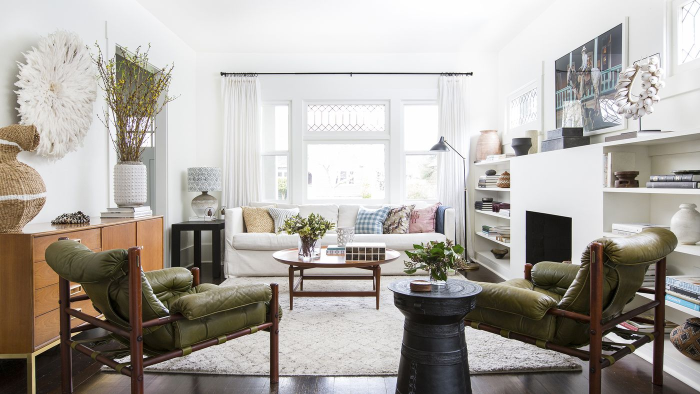
#> input picture Image-Preprocess/background-images/1.jpg, 1400 x 788 px (shown at 1/2 size)
$ jupyter execute --allow-errors Image_augment.ipynb
#> lines starting #> are read from the running program, lines starting #| are printed output that depends on the picture
[cell 1]
from os import listdir, makedirs
from os.path import isfile, isdir, join
import cv2
import copy
import json
import numpy as np

def open_temp_db():
    db = []
    dorsal_acupunctures = {'양계':'yanggye', '양지':'yangji', '외관':'oegwan', '양곡':'yanggok',
                            '합곡':'hapgok', '중저':'jungjer', '삼간':'samgan', '이간':'egan',
                            '액문':'ekmoon','상양':'sangyang','중층':'jungcheung','소충':'sochung',
                            '소택':'sotack','관충':'gwanchung', '휴게': 'hugye'}
    palmar_acupunctures = {'신문':'shinmoon','대릉':'daereung','태연':'taeyeon','어제':'urjae',
                            '소부':'sobu','노궁':'nogung','소상':'sosang'}

    db.append(dorsal_acupunctures)
    db.append(palmar_acupunctures)
    return db

def make_path_tuple(acupuncture_info, changed_hands_path):
    path = []
    for _ in changed_hands_path:
        for f in listdir(_):
            hand_pos = (_.split('/')[2]).strip(f'{acupuncture_info}_')
            path.append((join(_,f), hand_pos))
    return path

def is_acupuncture(ac, db):
#> called with ac = '상양'
    flag = False
    for _ in db:
        if ac in _:
            flag = True
            ac = _.get(ac)
            return ac
    if not flag:
        print("Can't find acupuncture info")
        exit()

def open_json_file(file_path):
#> called with file_path = './json_data/sangyang_info.json'
    if isfile(file_path):
        with open(file_path, 'r') as json_file:
#> (reads Image-Preprocess/sangyang/sangyang_info.json from the repository)
            json_data = json.load(json_file)
        return json_data
    else:
        print("json file doesn't exist")
        exit()

def save_json_file(json_data):
    with open(json_file, 'w') as outfile:
        json.dump(json_data, outfile, indent='\t')

def save_json_file2(json_data, json_file):
    with open(json_file, 'w') as outfile:
        json.dump(json_data, outfile, indent='\t')

# [49 lines left out: functions rotate_bound, rotate_box, not called in this run]

def translate_image(images_info, json_data, xmove):

    save_directory = f'./{acupuncture_info}/_translated'
    if not(isdir(save_directory)):
        makedirs(save_directory)

    for i in range(0, len(images_info)):
        img_path = images_info[i][0]
        img_hand_pos = images_info[i][1]
        img = cv2.imread(img_path, cv2.IMREAD_UNCHANGED)
        img_id = ((img_path.split('/')[-1]).split('_')[-1]).split('.')[0]
        rows,cols = img.shape[:2]

        # translate x-axis and y-axis of the image
        M = np.float32([[1,0,xmove],[0,1,0]])
        dst = cv2.warpAffine(img, M, (cols,rows))

        if xmove > 0:
            for row in range(len(dst)):
                for col in range(xmove):
                    if np.array_equal(dst[row,col], np.array([0,0,0])):
                        dst[row,col] = np.array([255,255,255])
        else:
            for row in range(len(dst)):
                for col in range(len(dst[row])-1,len(dst[row])+xmove-1,-1):
                    if np.array_equal(dst[row,col], np.array([0,0,0])):
                        dst[row,col] = np.array([255,255,255])


        acupuncture_id = f"{acupuncture_info}_{img_id}"
        x, y, xy = json_data[acupuncture_id][1].values()

        acupuncture_new_id = acupuncture_id + f'_tr{xmove}' if xmove >= 0 else acupuncture_id + f'_tr{xmove}'

        json_data[acupuncture_new_id] = list()
        json_data[acupuncture_new_id].append({
            "acup_info": f"{acupuncture_info}",
            "hand_pos": f"{img_hand_pos}",
            "acup_size": f"{acupuncture_size}"
        })
        json_data[acupuncture_new_id].append({
            "acup_coord_x": x + xmove,
            "acup_coord_y": y,
            "acup_coord": (x + xmove, y)
        })

        cv2.imwrite('./{0}/{1}.png'.format(save_directory, acupuncture_new_id), dst)


    save_json_file(json_data)

def scaling_image(images_info, json_data, dim):

    save_directory = f'./{acupuncture_info}/_scaled'
    if not(isdir(save_directory)):
        makedirs(save_directory)

    x_offset = [0, 80, 160, 240]
    # x_offset = [0, 20, 40, 60, 80, 100, 120, 140, 160, 180]

    for i in range(0, len(images_info)):
        img_path = images_info[i][0]
        img_hand_pos = images_info[i][1]

        img = cv2.resize(cv2.imread(img_path, cv2.IMREAD_UNCHANGED), dsize=(dim,dim))
        img_id = ((img_path.split('/')[-1]).split('_')[-1]).split('.')[0]
        height, width = img.shape[:2]

        blank_image = np.zeros((700,700,3), np.uint8)
        blank_image[:,:] = (255,255,255)
        l_img = blank_image.copy()
        for xmove in x_offset:
            if dim + xmove < 700:
                for row in range(len(img)):
                    for col in range(len(img)):
                        l_img[row, col+xmove] = img[row, col]

                acupuncture_id = f"{acupuncture_info}_{img_id}"
                acupuncture_new_id = acupuncture_id + f'_sc{dim}_tr{xmove}'
                x, y, xy = json_data[acupuncture_id][1].values()
                new_x, new_y = x * dim / 700 + xmove, y * dim / 700
                new_xy = (new_x, new_y)

                json_data[acupuncture_new_id] = list()
                json_data[acupuncture_new_id].append({
                    "acup_info": f"{acupuncture_info}",
                    "hand_pos": f"{img_hand_pos}",
                    "acup_size": f"{acupuncture_size}"
                })
                json_data[acupuncture_new_id].append({
                    "acup_coord_x": new_x,
                    "acup_coord_y": new_y,
                    "acup_coord": new_xy
                })

                cv2.imwrite(f'./{save_directory}/{acupuncture_new_id}.png', l_img)
                l_img = blank_image.copy()
    save_json_file(json_data)


# [24 lines left out: function clear_background, not called in this run]

def fill_background_image(images_info, json_data):

    save_directory = f'./{acupuncture_info}/_filled'
    if not(isdir(save_directory)):
        makedirs(save_directory)

    json_new = dict()

    for i in range(0, len(images_info)):
        img_path = images_info[i][0]
        img_hand_pos = images_info[i][1]
        img_id = ((img_path.split('/')[-1]).split('_')[-1]).split('.')[0]

        # read the image file, then generate rotated image
        img = clear_background(cv2.imread(img_path, cv2.IMREAD_UNCHANGED))
        height, width = img.shape[:2]
   #     b_images = [(f,join('./background-images', f)) for f in listdir('./background-images')]
    #    b_image =
  #      print(b_images)

        # fill the image background
        for _ in b_images:
            b_image = cv2.resize(cv2.imread(_[1], cv2.IMREAD_UNCHANGED), dsize=(700,700))
            l_img = img.copy()
            for row in range(height):
                for col in range(width):
                    if np.array_equal(l_img[row,col], np.array([255,255,255])):
                        l_img[row, col] = b_image[row,col]

            acupuncture_id = f"{acupuncture_info}_{img_id}"
            acupuncture_new_id = acupuncture_id + f'_fil_{_[0]}'
            x, y, xy = json_data[acupuncture_id][1].values()

            json_new[acupuncture_new_id] = list()
            json_new[acupuncture_new_id].append({
                "acup_info": f"{acupuncture_info}",
                "hand_pos": f"{img_hand_pos}"
            })
            json_new[acupuncture_new_id].append({
                "acup_coord": xy
            })

            cv2.imwrite(f'./{save_directory}/{acupuncture_new_id}.png', l_img)

            # cv2.imshow(_[0], l_img)
            # cv2.waitKey(0)
            # cv2.destroyAllWindows

    save_json_file2(json_new, save_directory + '/' + acupuncture_info + '_fill.json')


##############################################################################################

# 혈점 정보, 점 사이즈, 손 위치 입력
# acupuncture_info = input('혈자리를 입력해주세요. ex) 소충 ')
acupuncture_info = "상양"

##############################################################################################

x_moves = [-60, 60]
dimensions = [400,500]
angles = [-45]

acupuncture_size = 3
acupuncture_db = open_temp_db()
acupuncture_info = is_acupuncture(acupuncture_info, acupuncture_db)

hand_path_frst = f'./{acupuncture_info}/{acupuncture_info}_dorsal_left/'
hand_path_scnd = f'./{acupuncture_info}/{acupuncture_info}_dorsal_right/'
hand_path_thrd = f'./{acupuncture_info}/{acupuncture_info}_palmar_left/'
hand_path_frth = f'./{acupuncture_info}/{acupuncture_info}_palmar_right/'

temp_paths = [hand_path_frst, hand_path_scnd, hand_path_thrd, hand_path_frth]
changed_hands_path = [p+'org' for p in temp_paths if isdir(p)]

json_file = "./json_data/{}_info.json".format(acupuncture_info)
json_data = open_json_file(json_file)

images_info = sorted(make_path_tuple(acupuncture_info, changed_hands_path), key=lambda x:x[1])

[cell 2]
import os
os.getcwd()

[cell 3]
from PIL import Image
import matplotlib.pyplot as plt
import numpy as np

dir1 = './background-images/'
im1 = plt.imread(dir1 + '1.jpg')
#> im1 is the input picture: shape (788, 1400, 3); mean R, G, B 172.9, 168.3, 162.6
im2 = plt.imread(dir1 + '2.jpg')
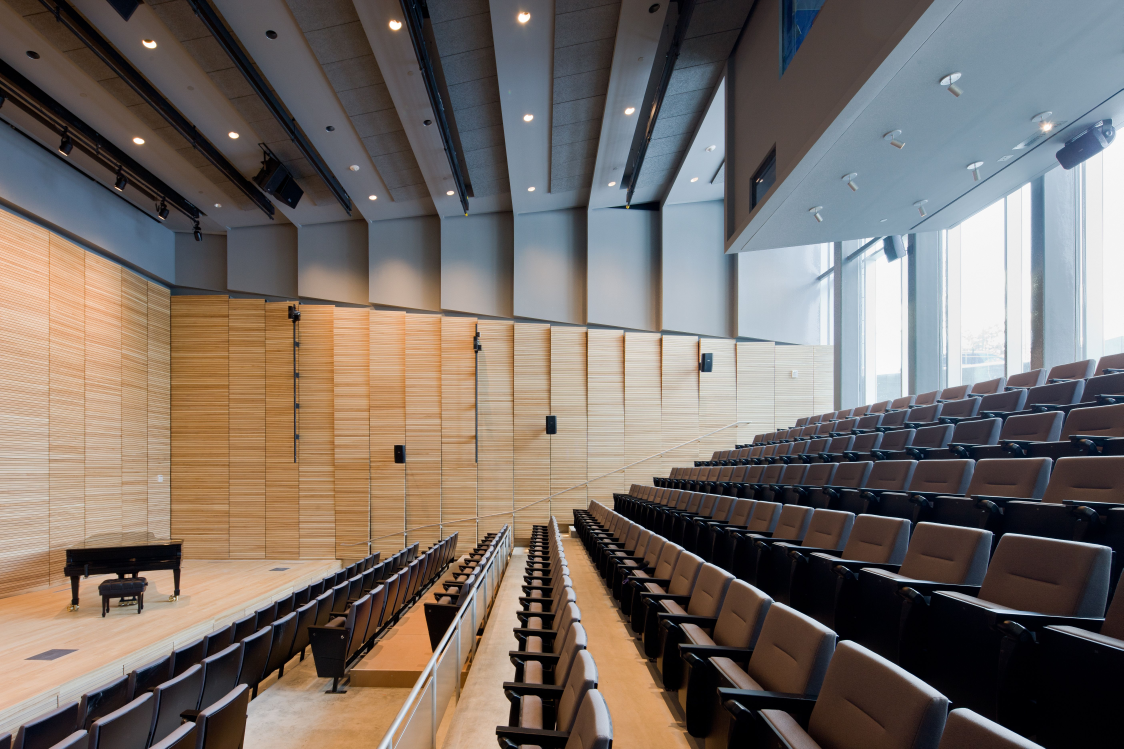
#> input picture Image-Preprocess/background-images/2.jpg, 5616 x 3744 px (shown at 1/5 size)
#> im2 is the input picture: shape (3744, 5616, 3); mean R, G, B 118.8, 109.5, 103.2
im3 = plt.imread(dir1 + '3.jpg')
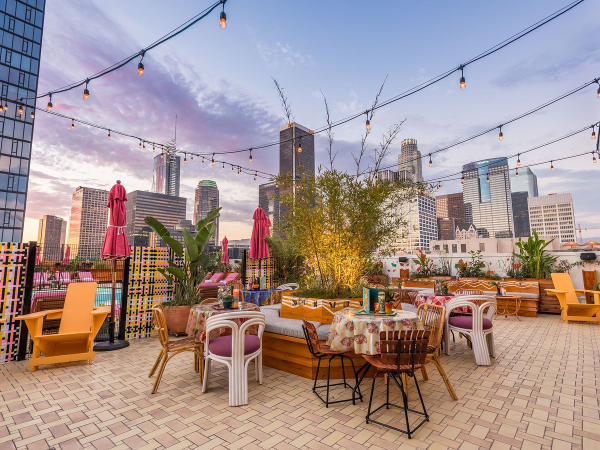
#> input picture Image-Preprocess/background-images/3.jpg, 1200 x 900 px (shown at 1/2 size)
#> im3 is the input picture: shape (900, 1200, 3); mean R, G, B 164.1, 146.1, 144
im4 = plt.imread(dir1 + '4.jpg')
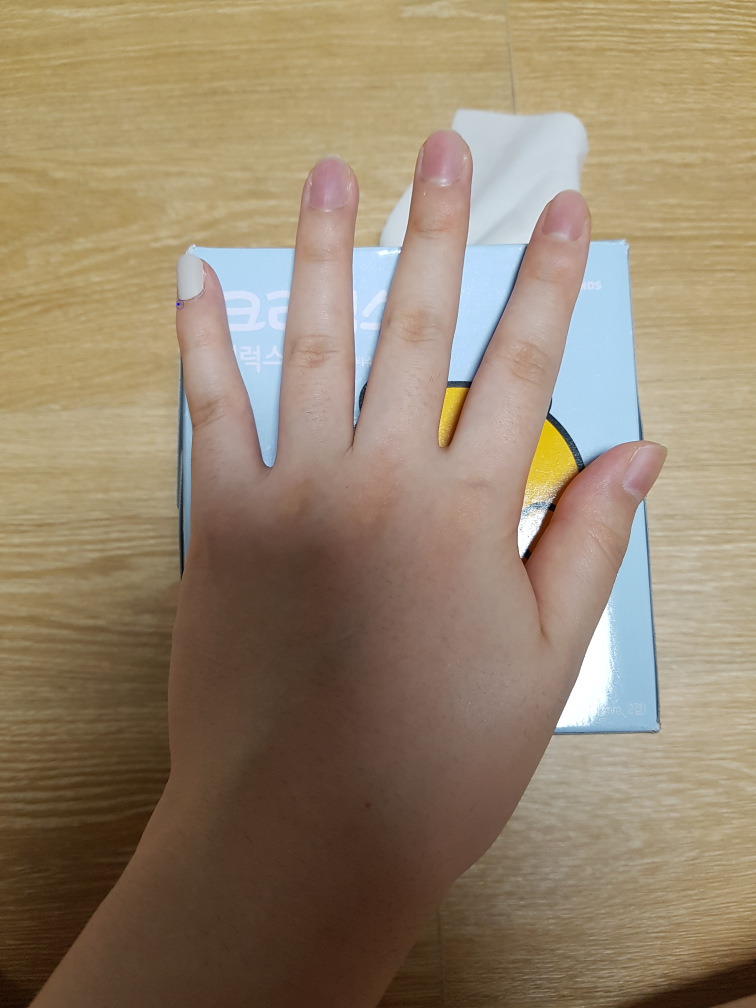
#> input picture CV_DeepLearning/testdata/target/4.jpg, 3024 x 4032 px, found by its file name (shown at 1/4 size)
#> im4 is the input picture: shape (4032, 3024, 3); mean R, G, B 149.5, 131.9, 108.4

imlist = [im1, im2, im3, im4]

def rand_crop_img (img, size = 250, change_col = True, *args):
    '''
    gets nd array greater than (256x256) as an input
    returns randomly cropped image (256x256) as an output
    channel values are uint of 0 to 255
    '''
    if img.dtype == 'float32':
        img = (img * 255 / np.max(img)).astype('uint8')
    im_pil = Image.fromarray(img.astype('uint8'), 'RGB')

    x_c = np.random.randint(0, im_pil.size[0] - size)
    y_c = np.random.randint(0, im_pil.size[1] - size)
    img_cropped = im_pil.crop((x_c, y_c, x_c + size, y_c + size))
    img_cropped = np.asarray(img_cropped) / 255.0

    if change_col == True:
        # change color distn
        for j in range(3):
            img_cropped[:, :, j] = (img_cropped[:, :, j] + np.random.uniform(0, 0.25) ) / 2.0
            img_cropped = img_cropped / np.max(img_cropped)

    return img_cropped

random_indx = np.random.randint(low = 1,high = 5, size = len(imlist))
#> random_indx = [1, 4, 2, 1]
print('testing images')
plt.imshow(rand_crop_img(imlist[random_indx[0]]))
#> in rand_crop_img, `img_cropped = im_pil.crop((x_c, y_c, x_c + size, y_c + size))`:
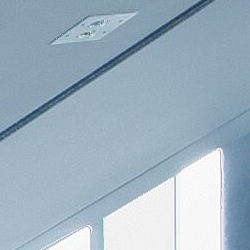
#> img_cropped: PIL image 250x250 RGB; mean R, G, B 159.1, 178.6, 193
#> the loop in rand_crop_img, `for j in range(3):` made 3 passes
#> pass 1, in rand_crop_img, `img_cropped = img_cropped / np.max(img_cropped)`:
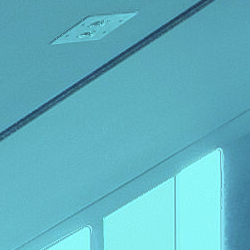
#> img_cropped: shape (250, 250, 3) float64; mean R, G, B 0.38, 0.7, 0.757
#> pass 2, in rand_crop_img, `img_cropped = img_cropped / np.max(img_cropped)`:
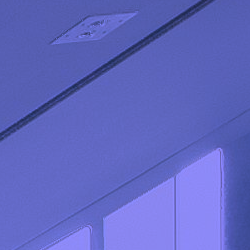
#> img_cropped: shape (250, 250, 3) float64; mean R, G, B 0.38, 0.403, 0.757

#> (a cell that did not finish here is left out)

#### testing

[cell 5]
os.chdir('..')
os.chdir('./CV_DeepLearning')
#os.listdir('./Acu_Dataset/sangyang/org')
os.getcwd() # 'C:\\Users\\NormalKim\\[0_BigData_Acu]\\Acupuncture-Points\\CV_DeepLearning'

[cell 6]
if not(isdir('./Acu_Dataset')):
    makedirs('./Acu_Dataset')

org_path = './Acu_Dataset/sangyang/org'
#> (the rest of this cell did not finish here and is left out)

#### rotate

[cell 7]
org_path = './Acu_Dataset/sangyang/org'
json_data = open_json_file('./Acu_Dataset/sangyang/sangyang_info.json')
save_name = 'rotated'
save_path = './Acu_Dataset/sangyang/'
angle_list = np.random.randint(low = -180, high = 180, size = 3)
#> (the rest of this cell did not finish here and is left out)

#### merge directory

[cell 8]
left_dir = './sangyang/sangyang_dorsal_left/org'
right_dir = './sangyang/sangyang_dorsal_right/org'
#> (the rest of this cell did not finish here and is left out)

[cell 9]
os.getcwd()

[cell 10]
#rotate_image_trnsfm(images_info, json_data, x_moves[1])
scaling_image(images_info, json_data, dimensions[0])

[cell 11]
# image transformation
##############################################################################################
# 배경화면 채우기
fill_background_image(images_info, json_data)

# 이미지 좌우측으로 움직이기
for i in range(len(x_moves)):
    translate_image(images_info, json_data, x_moves[i])

# 이미지 좌우측 움직이기 + 축소시키기
for i in range(len(dimensions)):
    scaling_image(images_info, json_data, dimensions[i])

# 이미지 돌리기
#> (the rest of this cell did not finish here and is left out)

[cell 12]
json_keys = list(json_data.keys())
kw =json_data[json_keys[0]][0]['acup_info']

#> (a cell that did not finish here is left out)

[cell 14]
x_coord = [ json_data[i][1]['acup_coord'][0] for i in json_keys ]
y_coord = [ json_data[i][1]['acup_coord'][1] for i in json_keys ]

[cell 15]
import pandas as pd

[cell 16]
import seaborn as sns

[cell 17]
sns.distplot(x_coord)
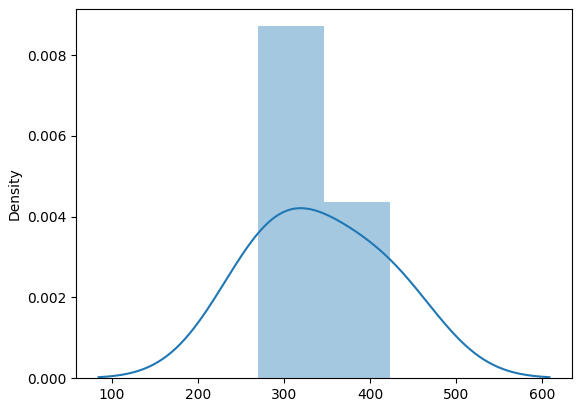
#> figure drawn by matplotlib, 1 panel; curve peaks at x = 318.8, y = 0.00421

[cell 18]
sns.distplot(y_coord)
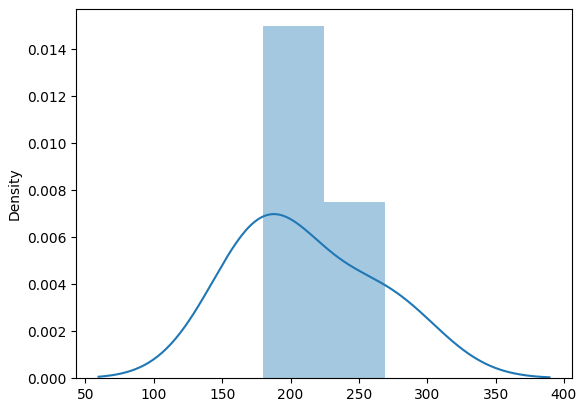
#> figure drawn by matplotlib, 1 panel; curve peaks at x = 187.2, y = 0.00698
